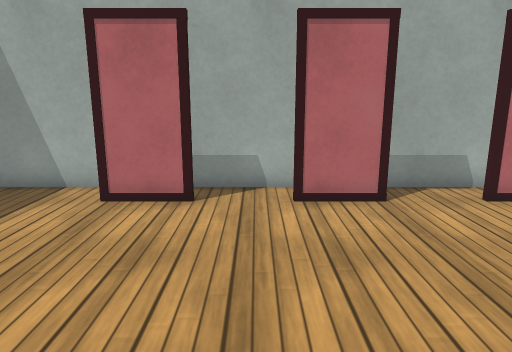
[1] (above)

12 first-person views from a walk through a 3-D level made in the Unity game engine. The camera is 1.2 m above the floor, tilts 12° down and sees 70° across. The floor is counted in squares, 0.5 m on a side. Each view is taken from the middle of a square. On the plan, view 1 faces up. The plan holds only what a view shows up to about 20 squares ahead; the rest is blank. The place goes on beyond the plan. The player character is not drawn. Some animated figures are left out. Some surface patterns are stand-ins.

[2]
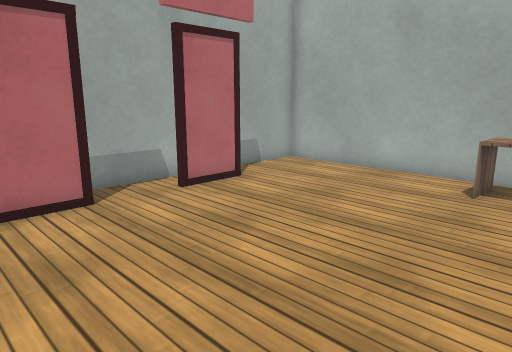

[3]
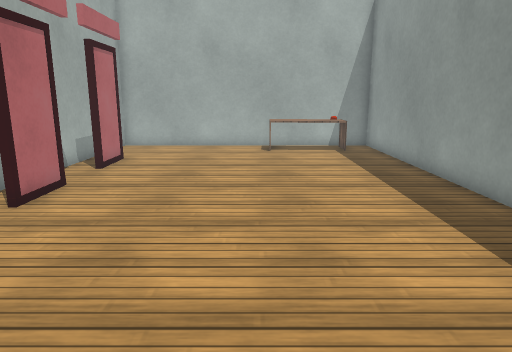

[4]
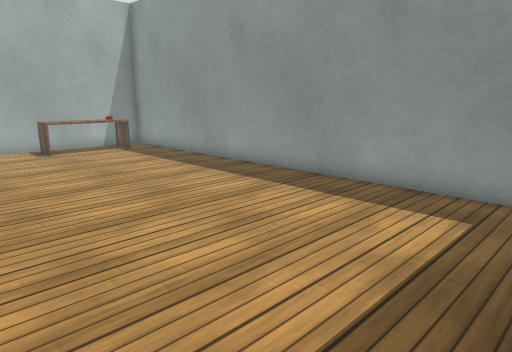

[5]
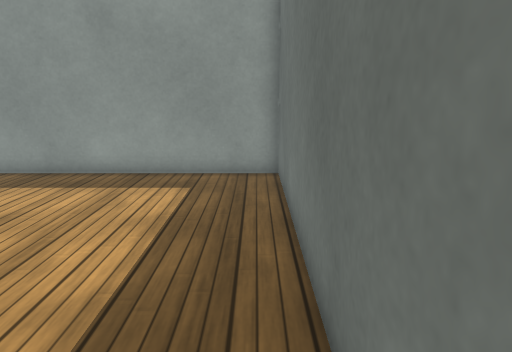

[6]
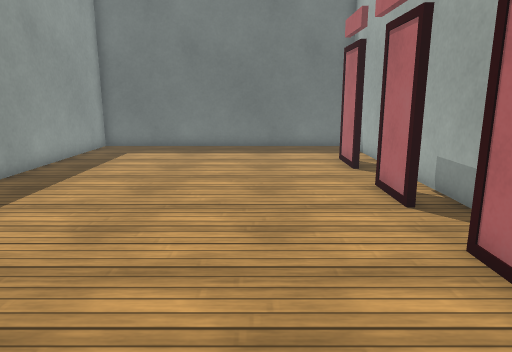

[7]
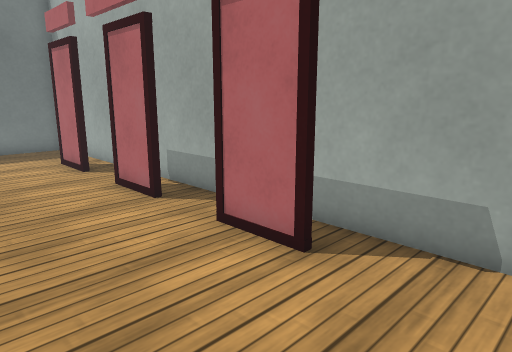

[8]
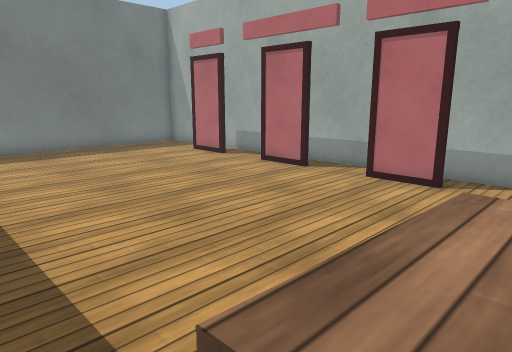

[9]
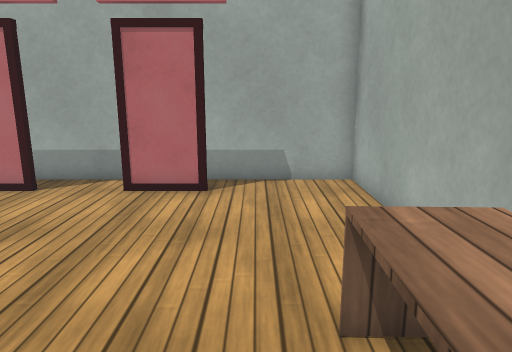

[10]
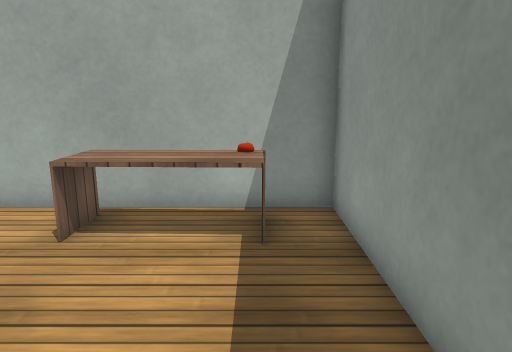

[11]
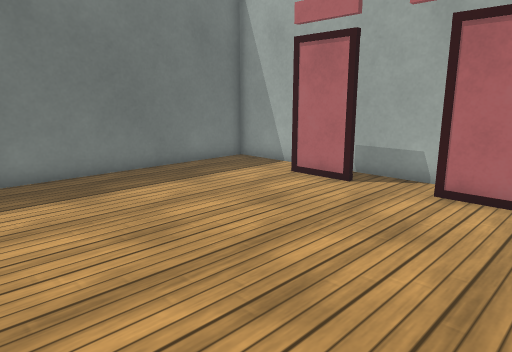

[12]
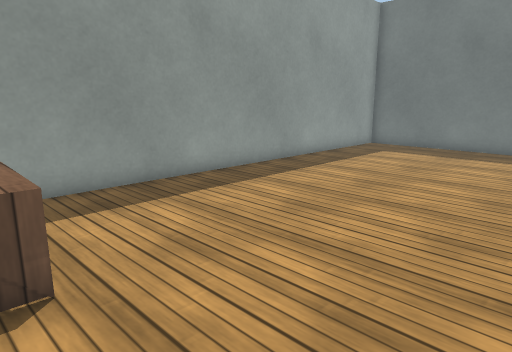

### Floor plan
Points are (right, up) in squares from view 1. A wall is a line through its corners. A room is listed if a view was taken in it or the views show most of it. See-through windows are left out.
Room 1 (views 1, 2, 3, 4, 5, 6, 7, 8, 9, 10, 11, 12)
walls: (3.1, 8.4) (0.9, 8.4); (-1.5, 8.4) (-3.8, 8.4); (7.8, 8.4) (5.5, 8.4); (-7.7, -2.7) (11.9, -2.7) (11.9, 9.8) (-7.7, 9.8) (-7.7, -2.7)
objects: table (10, -1) to (11, 2)

Positions as (right, up) in squares from view 1, and headings:
1: (0, 0), facing up
2: (0, 0), facing up-right
3: (-7, 3), facing right
4: (-7, 7), facing down-right
5: (-7, 9), facing down
6: (11, 5), facing left
7: (11, 4), facing up-left
8: (11, -2), facing up-left
9: (9, -1), facing up
10: (4, -1), facing right
11: (4, -1), facing up-left
12: (11, 7), facing down-left
